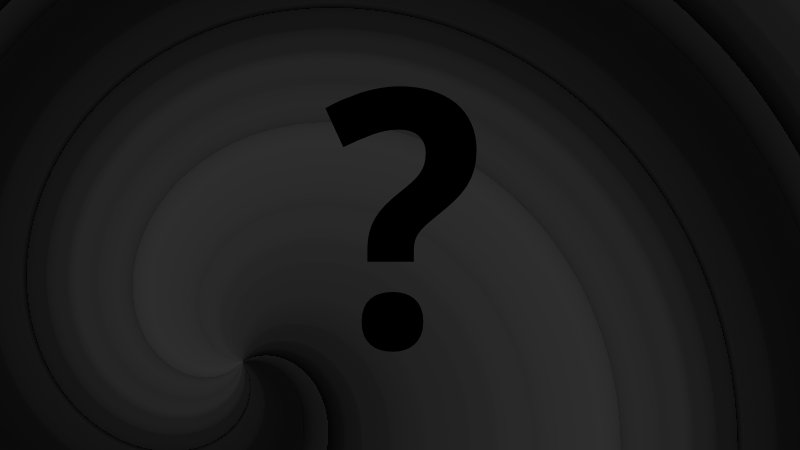
#> input picture assets/images/elements/no_image.jpg, 800 x 450 px; its folder holds 5 pictures in this run
$ python spritegen.py   (older library calls are emulated)
#> lines starting #> are read from the running program, lines starting #| are printed output that depends on the picture
import re
from PIL import Image
from os import listdir
from os.path import isfile, join

base_w = 52
base_h = 29

# Build an ordered list of numbered image files in the current directory
elements = [ int(re.match(r"\d+", f).group(0)) for f in listdir('.') if isfile(join('.',f)) and ".jpg" in f and "no_image" not in f ]
elements.sort()
jpgs = ['no_image.jpg'];
for element in elements:
    jpgs.append(str(element) + '.jpg')

# Max protons - largest numbered image, necessary for setting sprite map size
max_protons = int(re.findall(r"\d+",jpgs[len(jpgs)-1])[0])
print("Found " + str(len(jpgs)) + " jpgs, max protons: " + str(max_protons))

# Scaling for each thumb in the sprite (multiplier on minimum size of 52x29)
scale = 4

# Initialize full sprite map image
map_width = base_w * scale
map_height = (base_h * scale) * (max_protons + 1)
sprite_map = Image.new('RGBA', (map_width, map_height), (0, 0, 0, 0))
#> sprite_map: PIL image 208x11948 RGBA; every value is 0
print("Initialized sprite map: " + str(map_width) + "x" + str(map_height))

# Walk the list of jpgs to scale and add each to the map
for jpg_path in jpgs:

    jpg = Image.open(jpg_path)
#> jpg is the input picture: PIL image 800x450 L; min 0, max 54, mean 27
    jpg = jpg.resize((base_w * scale, base_h * scale), Image.ANTIALIAS)
#> jpg: PIL image 208x116 L

    if jpg_path == 'no_image.jpg':
        offset = 0, 0
    else:
        protons = int(re.findall(r"\d+", jpg_path)[0])
        offset = 0, protons * base_h * scale

    print("Pasting " + jpg_path)
    sprite_map.paste(jpg, offset)
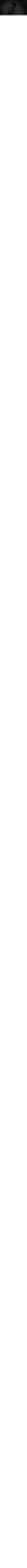
#> sprite_map: PIL image 208x11948 RGBA (shown at 1/8 size); mean R, G, B, A 0.3, 0.3, 0.3, 2.5; transparent parts drawn white
#> pass 2 of the loop `for jpg_path in jpgs:`:
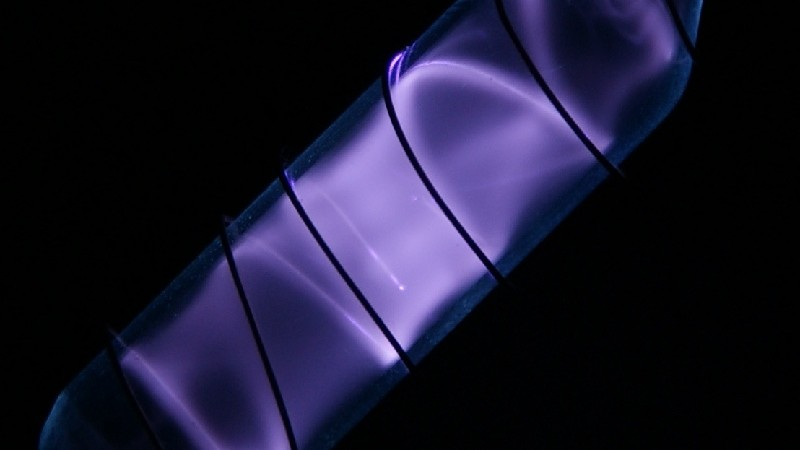
#> input picture assets/images/elements/1.jpg, 800 x 450 px
#> jpg is the input picture: PIL image 800x450 RGB; mean R, G, B 26.1, 23.6, 46.5
#> jpg: PIL image 208x116 RGB
#> `sprite_map.paste(jpg, offset)`:
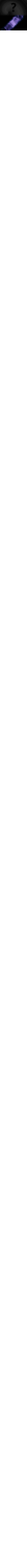
#> sprite_map: PIL image 208x11948 RGBA (shown at 1/8 size); mean R, G, B, A 0.5, 0.5, 0.7, 5; transparent parts drawn white
#> pass 3 of the loop `for jpg_path in jpgs:`:
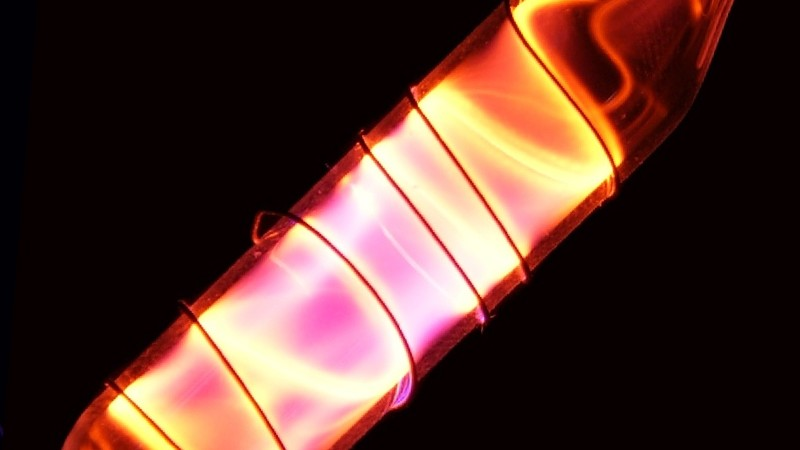
#> input picture assets/images/elements/10.jpg, 800 x 450 px
#> jpg is the input picture: PIL image 800x450 RGB; mean R, G, B 85.6, 53.6, 44.9
#> `jpg = jpg.resize((base_w * scale, base_h * scale), Image.ANTIALIAS)`:
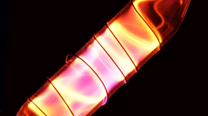
#> jpg: PIL image 208x116 RGB; mean R, G, B 85.6, 53.5, 44.9
#> `sprite_map.paste(jpg, offset)`:
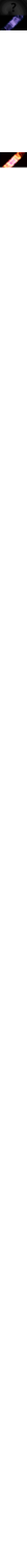
#> sprite_map: PIL image 208x11948 RGBA (shown at 1/8 size); mean R, G, B, A 1.3, 1, 1.1, 7.4; transparent parts drawn white
#> the loop made 5 passes; the first 3 are shown

# Save the map as a PNG.
print("Writing final sprite map")
sprite_map.save("sprite_map.png")
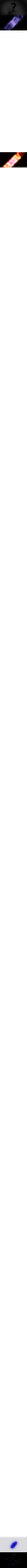
#> saved as sprite_map.png: PIL image 208x11948 RGBA (shown at 1/8 size); mean R, G, B, A 3.3, 3, 3.3, 12.4; transparent parts drawn white

print("Done.")
